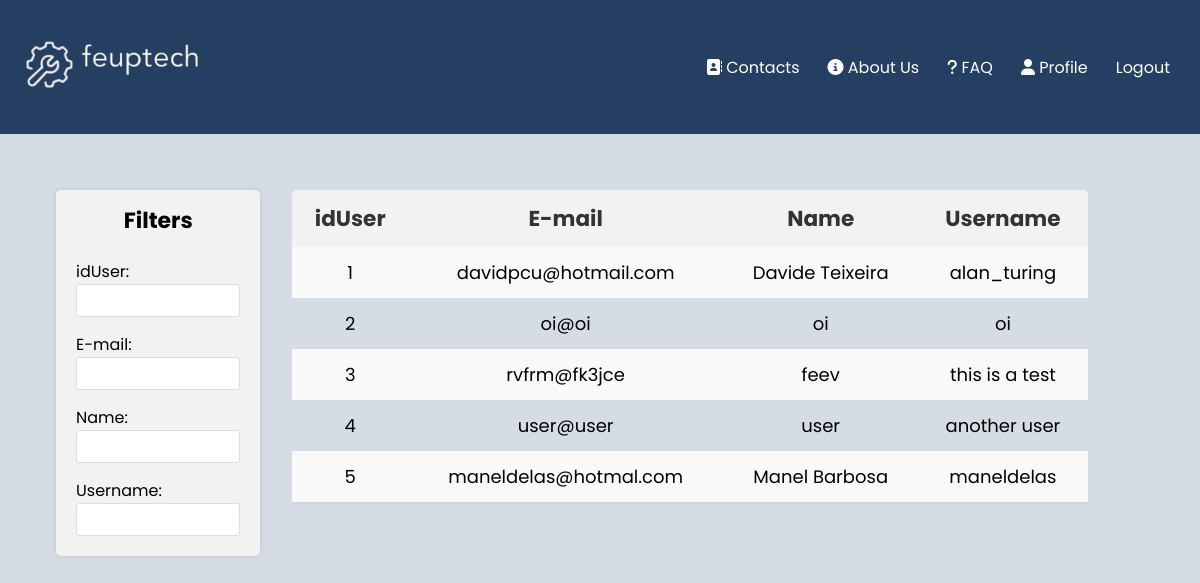
The page /pages/users_all.php (signed in) on the database as committed earlier.
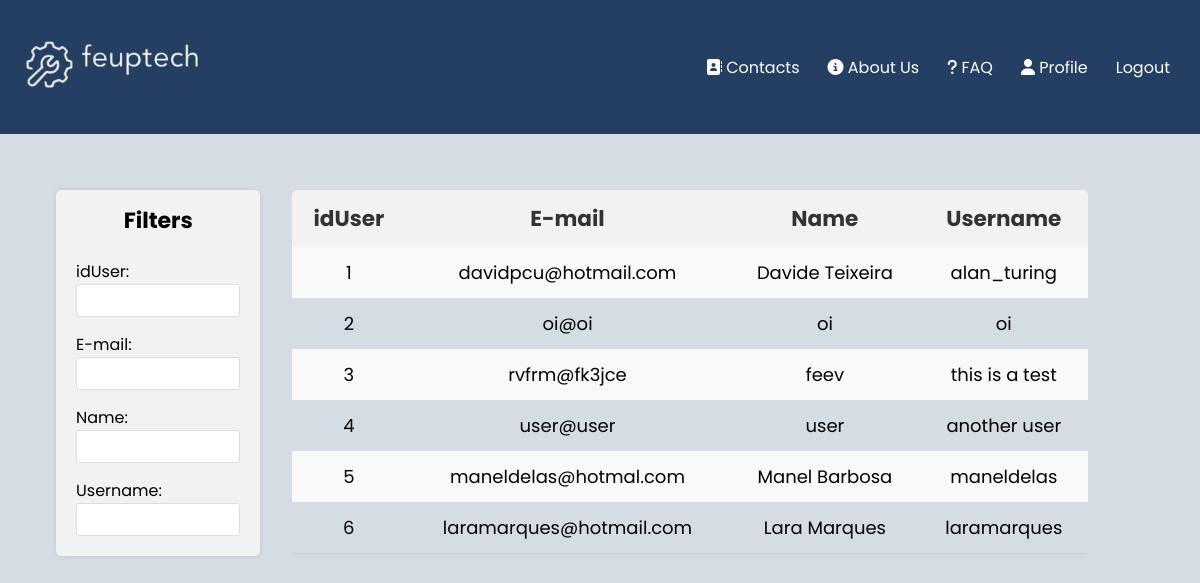
The same page on the database as committed later.
### tables this page shows
CREATE TABLE users(
    idUser integer primary key AUTOINCREMENT,
    email text UNIQUE,
    name text NOT NULL,
    username text UNIQUE NOT NULL,
    password text NOT NULL
);

### pages/users_all.php (called while the page is built, shortened)
<?php
    require_once(__DIR__ . '/../database/connection.db.php');
    include '../database/user.class.php';
    include '../utils/session.php';
    include '../templates/tickets.tpl.php';
    include '../templates/users_all.tpl.php';
    $session = new Session();
    $db = getDatabaseConnection();
    $user = User::getUserWithId($db, $session->getID());
    $users = User::getAllUsers($db);
    drawUsersAll($users);
?>

### database/user.class.php (called while the page is built, shortened)
<?php
     class User{
        public function __construct(int $id, string $email, string $name, string $username){
            $this->id = $id;
            $this->email = $email;
            $this->name = $name;
            $this->username = $username;
        }
        static function getAllUsers(PDO $db){
            $stmt = $db->prepare('
              SELECT idUser, email, name, username
              FROM users');
            $stmt->execute();
            $ticketRows = $stmt->fetchAll(PDO::FETCH_ASSOC);
            $users = [];
            foreach ($ticketRows as $row){
                $user = new User(
                $row['idUser'],
                $row['email'],
                $row['name'],
                $row['username']);
                array_push($users, $user);
            }
            return $users;
        }
        static function getUserWithID(PDO $db, int $id) : ?User {
            $stmt = $db->prepare('
                SELECT u.idUser, u.email, u.name, u.username
                FROM users u JOIN admins a ON u.idUser = a.idAdmin
                WHERE u.idUser = ?');
            $stmt->execute(array($id));
            $row = $stmt->fetch(PDO::FETCH_ASSOC);
            if ($row !== false) {
                return new Admin($row['idUser'], $row['email'], $row['name'], $row['username']);
            }
            return null;
            }
     }
?>

### utils/session.php (called while the page is built, shortened)
<?php
class Session{
      public function getID() : ?int {
        return isset($_SESSION['id']) ? $_SESSION['id'] : null;
      }
}
?>

### templates/users_all.tpl.php (the view, shortened to what this page needs)
<?php function drawUsersAll($users) { ?>
<main class="tab">
            <section class="sidebar">
                <h3>Filters</h3>
                <label for="isUserFilter">idUser:</label>
                <input type="text" id="idUserFilter">
                <br>
                <label for="emailFilter">E-mail:</label>
                <input type="text" id="emailFilter">
                <br>
                <label for="nameFilter">Name:</label>
                <input type="text" id="nameFilter">
                <br>
                <label for="usernameFilter">Username:</label>
                <input type="text" id="usernameFilter">
            </section>
        <section class="table-container">
            <table id="filter">
                    <th>idUser</th>
                    <th>E-mail</th>
                    <th>Name</th>
                    <th>Username</th>
                <?php
                    foreach($users as $user)
                        drawUserAll($user);
                ?>
            </table>
        </section>
    </main>
</body>
</html>
<?php } ?>
<?php function drawUserAll($user) { ?>
<tr>
    <td>
        <a href="../pages/profile_foreign.php?user=<?php echo urlencode($user->id) ?>">
            <?php echo $user->id ?> </a>
    </td>
    <td><?php echo $user->email ?></td>
    <td><?php echo $user->name ?></td>
    <td><?php echo $user->username ?></td>
</tr>
<?php } ?>

Rows that differ between the two databases and show on the page:
added users: idUser "6", email "laramarques@hotmail.com", name "Lara Marques", username "laramarques"
